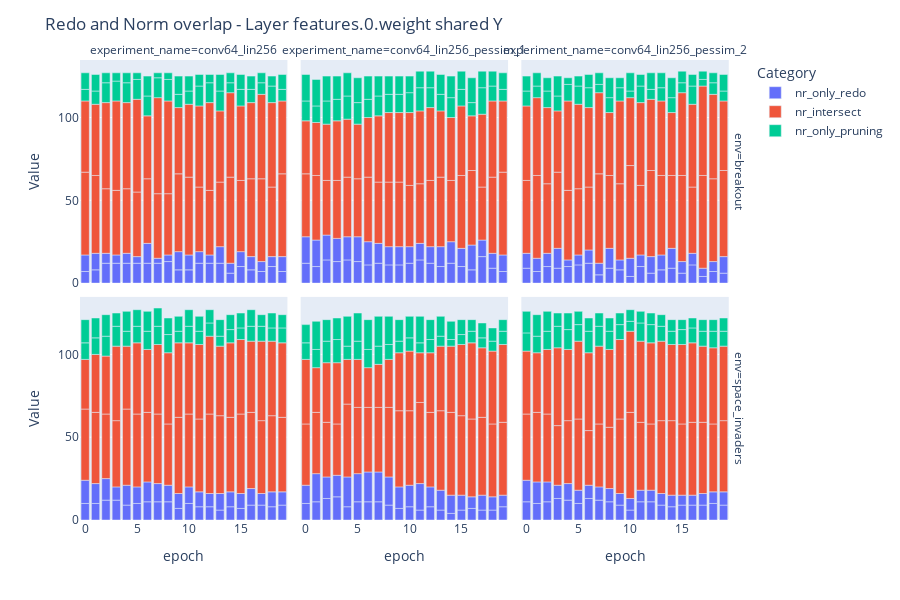
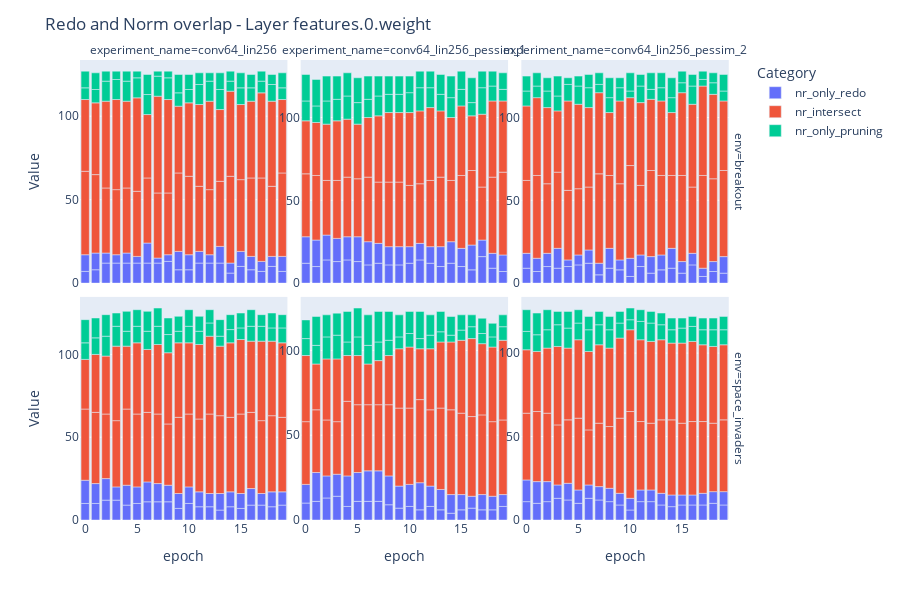
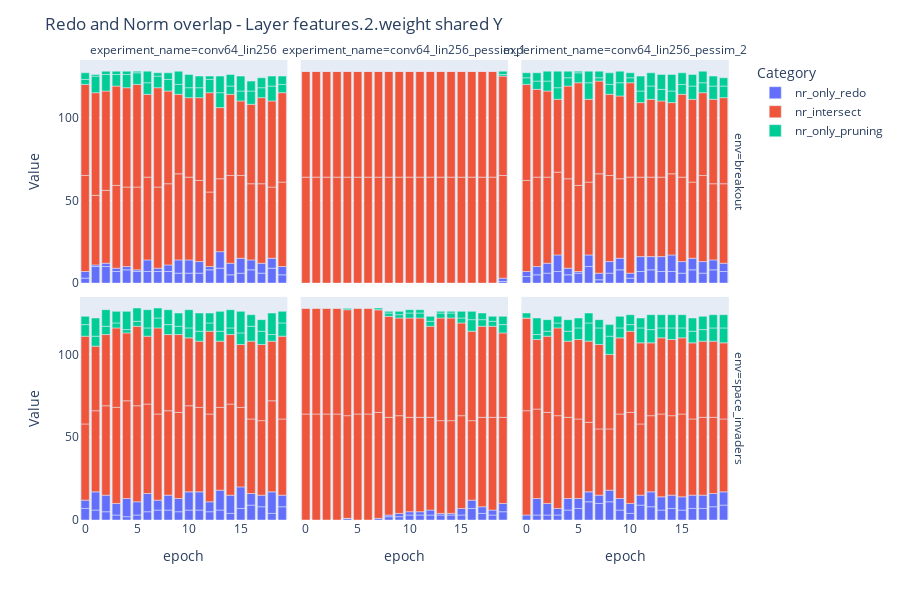
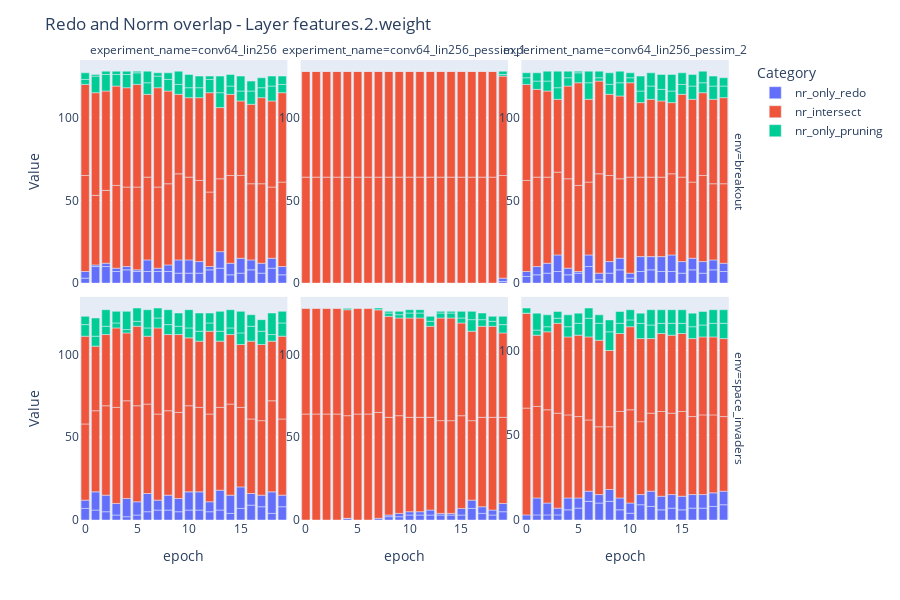

The code cell stored with these charts, in order, in its notebook:
### Code cell
import plotly.graph_objects as go
import plotly.express as px
import plotly.io as pio

df_sub1 = df_res[df_res["experiment_name"].isin(['conv64_lin256',
       'conv64_lin256_pessim_1', 'conv64_lin256_pessim_2'])]

experiment_order = ['conv64_lin256',
       'conv64_lin256_pessim_1', 'conv64_lin256_pessim_2']

for layer in df_sub1["layer"].unique():
    sub_df = df_sub1[(df_sub1["tau"] == 0.025) & (df_sub1["layer"] == layer)]

    melted_df = sub_df.melt(id_vars=['env', 'experiment_name', 'epoch'],
                            value_vars=['nr_only_redo', 'nr_intersect', 'nr_only_pruning'],
                            var_name='Category', value_name='Value')

    fig = px.bar(melted_df, x="epoch", y="Value", color="Category", facet_row="env", facet_col="experiment_name",
                category_orders={"experiment_name": experiment_order}, 
                height=600)
    
    title = f"Redo and Norm overlap - Layer {layer} shared Y"
    file_path = f"imgs/{title}.png"

    # Save the figure as a PNG image
    # pio.write_image(fig, file_path)

    fig.update_layout(title=title)
    fig.show()


    melted_df = sub_df.melt(id_vars=['env', 'experiment_name', 'epoch'],
                            value_vars=['nr_only_redo', 'nr_intersect', 'nr_only_pruning'],
                            var_name='Category', value_name='Value')

    fig = px.bar(melted_df, x="epoch", y="Value", color="Category", facet_row="env", facet_col="experiment_name",
                category_orders={"experiment_name": experiment_order}, height=600)

    fig.update_yaxes(matches=None, showticklabels=True)

    title = f"Redo and Norm overlap - Layer {layer}"
    file_path = f"imgs/{title}.png"
    
    # Save the figure as a PNG image
    # pio.write_image(fig, file_path)

    fig.update_layout(title=title)

    fig.show()
